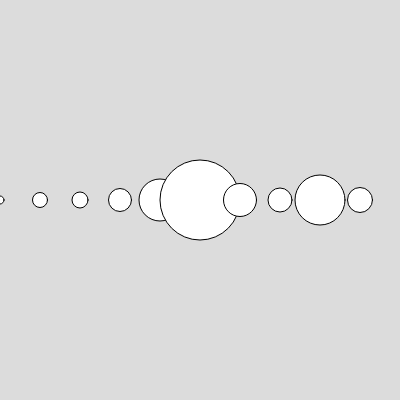
Frame 1 (no input)
Frame 60 (no input): identical to frame 1, image omitted
Frame 120 (the mouse pressed at the canvas centre since frame 60): identical to frame 1, image omitted

The p5.js sketch that drew this single still picture (run headless with seeded random() and noise() and a simulated clock; from frame 60 on, the mouse is pressed at the canvas centre):

// p5.js sketch
// ── sketch.js
function setup() {
  createCanvas(400, 400);
  background(220);
  
  let circles = [8, 15, 16, 23, 
                42, 80, 33, 24, 50, 25];
for ( let i = 0;  i < circles.length; i++ ){
  console.log(i);
  circle(i*40, height/2, circles[i]);
}
  
}

function draw() {}
